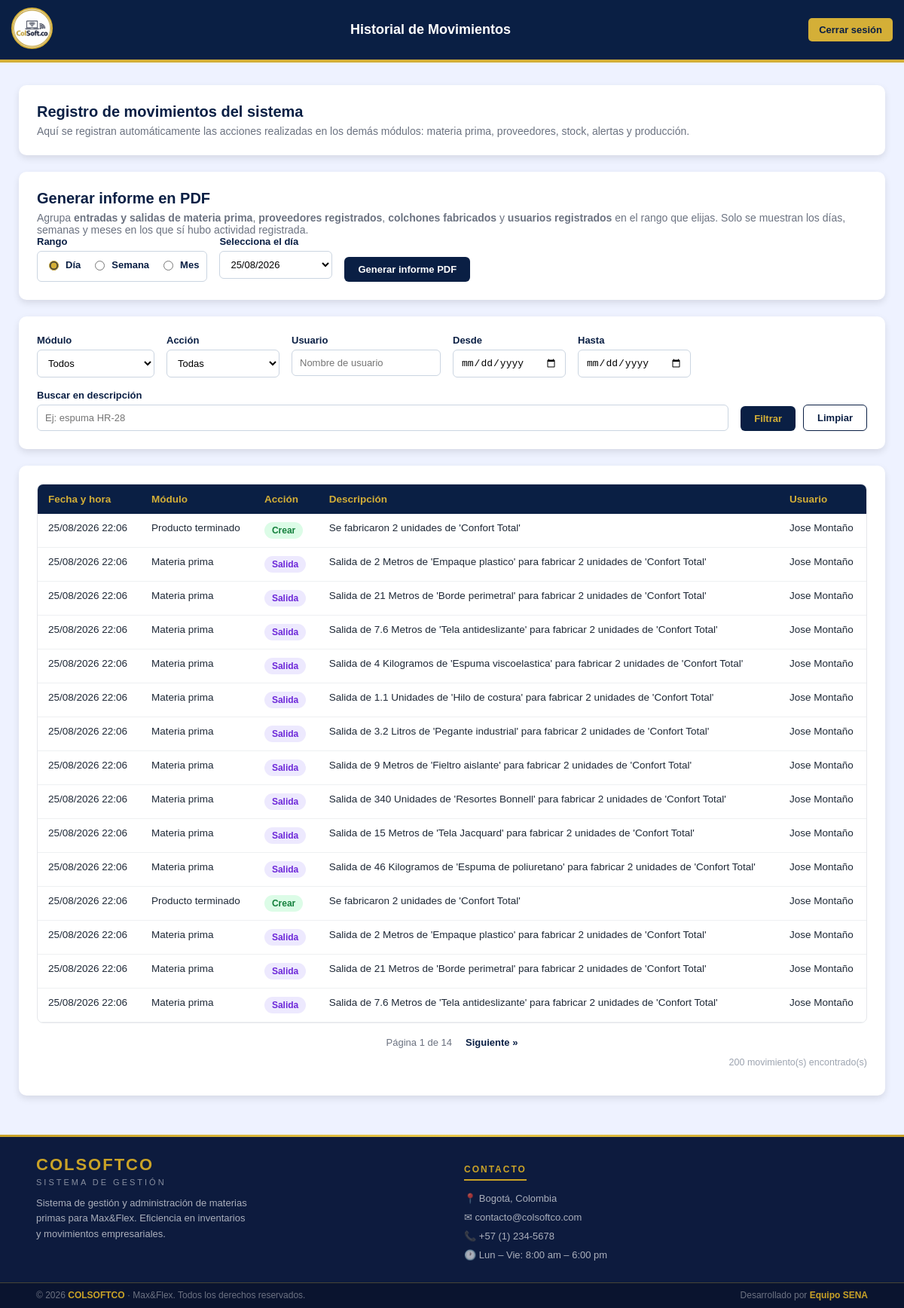
The app's page /view/historial_movimientos/historial.php (signed in), older data.
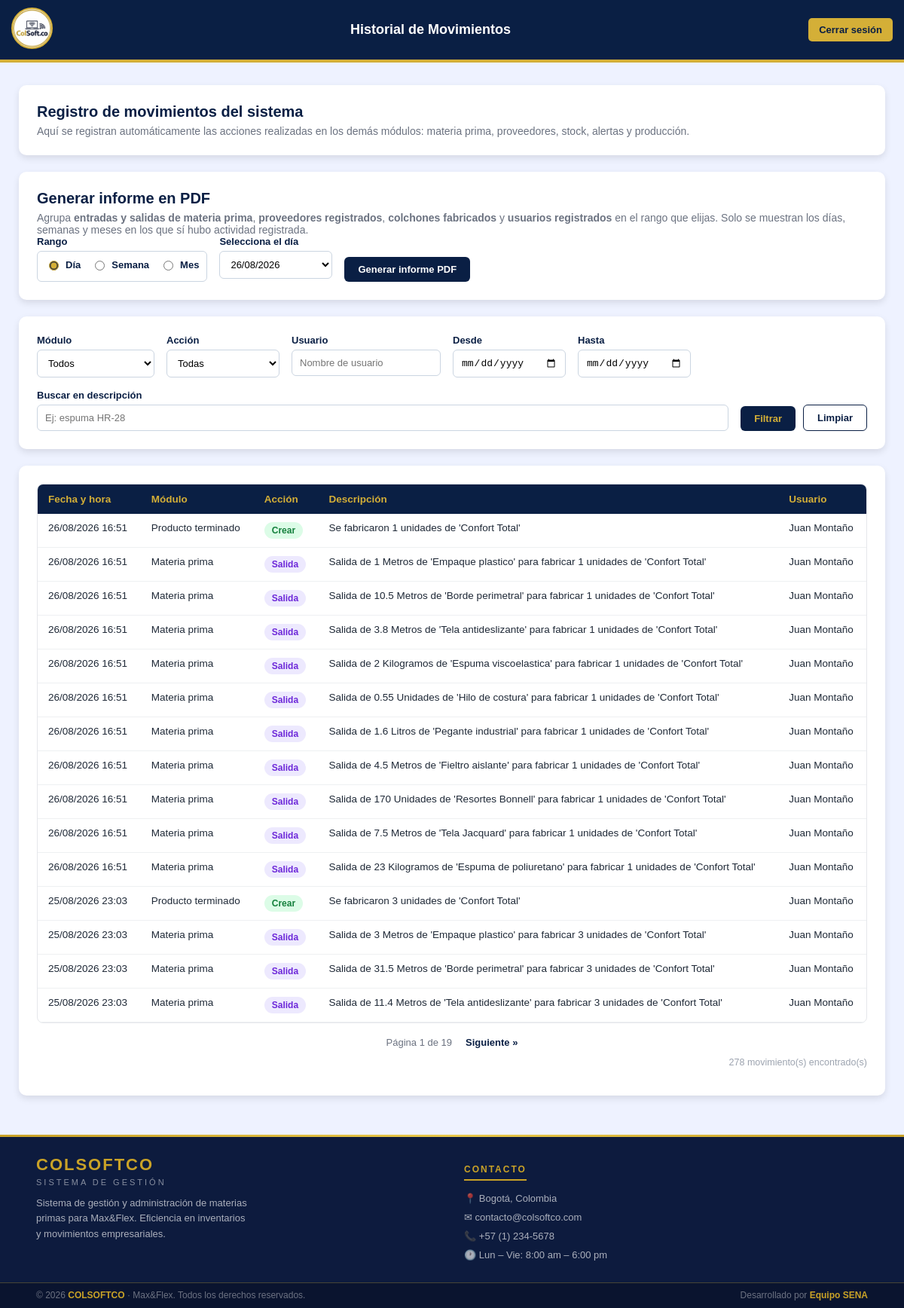
The same page, newer data.
### tables this page shows
CREATE TABLE `historial_movimientos` (
  `id` int(11) NOT NULL,
  `modulo` varchar(50) NOT NULL,
  `accion` varchar(50) NOT NULL,
  `id_registro` int(11) DEFAULT NULL,
  `descripcion` text NOT NULL,
  `datos_anteriores` longtext DEFAULT NULL CHECK (json_valid(`datos_anteriores`)),
  `datos_nuevos` longtext DEFAULT NULL CHECK (json_valid(`datos_nuevos`)),
  `usuario_id` int(11) DEFAULT NULL,
  `usuario_nombre` varchar(100) NOT NULL,
  `ip` varchar(45) DEFAULT NULL,
  `fecha_hora` datetime NOT NULL DEFAULT current_timestamp()
);

### app/HistorialMovimientos.php (called while the page is built, shortened)
<?php
require_once __DIR__ . '/../config/conexion.php';
class HistorialMovimientos
{
    private PDO $conn;
    public function __construct()
    {
        $this->conexionObj = new Conexion();
        $this->conn = $this->conexionObj->getConnection();
    }
    public function obtener(array $filtros = [], int $pagina = 1, int $porPagina = 20): array
    {
        [$where, $params] = $this->construirFiltros($filtros);
        $offset = max(0, ($pagina - 1) * $porPagina);
        $sql = "SELECT * FROM historial_movimientos
                {$where}
                ORDER BY fecha_hora DESC
                LIMIT :limite OFFSET :offset";
        $stmt = $this->conn->prepare($sql);
        $stmt->bindValue(':limite', $porPagina, PDO::PARAM_INT);
        $stmt->bindValue(':offset', $offset, PDO::PARAM_INT);
        $stmt->execute();
        return $stmt->fetchAll(PDO::FETCH_ASSOC);
    }
    public function contarRegistros(array $filtros = []): int
    {
        [$where, $params] = $this->construirFiltros($filtros);
        $sql = "SELECT COUNT(*) AS total FROM historial_movimientos {$where}";
        $stmt = $this->conn->prepare($sql);
        $stmt->execute();
        return (int) $stmt->fetch(PDO::FETCH_ASSOC)['total'];
    }
    public function obtenerFechasDisponibles(): array
    {
        $stmt = $this->conn->query(
            "SELECT DISTINCT DATE(fecha_hora) AS fecha
             FROM historial_movimientos
             ORDER BY fecha DESC"
        );
        return array_column($stmt->fetchAll(PDO::FETCH_ASSOC), 'fecha');
    }
    private function construirFiltros(array $filtros): array
    {
        $condiciones = [];
        $params = [];
        $where = count($condiciones) > 0 ? 'WHERE ' . implode(' AND ', $condiciones) : '';
        return [$where, $params];
    }
}

### config/conexion.php (called while the page is built, shortened)
<?php
  class Conexion
  {
    private string $Servidor = "localhost";
    private string $BaseDeDatos = "colsoftco";
    private string $Usuario = "root";
    private string $Password = "";
    public function getConnection(){
      $this->Conector = new PDO(
        "mysql:host=".$this->Servidor.";dbname=".$this->BaseDeDatos,
        $this->Usuario,
        $this->Password
      );
      $this->Conector->exec("set names utf8");
      return $this->Conector;
    }
  }

### view/historial_movimientos/historial.php (the view, shortened to what the changed rows need)
<?php
require_once __DIR__ . '/../../app/HistorialMovimientos.php';
require_once __DIR__ . '/../../config/conexion.php';
$historial = new HistorialMovimientos();
$filtros = [
    'modulo'       => $_GET['modulo'] ?? '',
    'accion'       => $_GET['accion'] ?? '',
    'usuario'      => $_GET['usuario'] ?? '',
    'fecha_inicio' => $_GET['fecha_inicio'] ?? '',
    'fecha_fin'    => $_GET['fecha_fin'] ?? '',
    'buscar'       => $_GET['buscar'] ?? '',
];
$porPagina = 15;
$pagina    = isset($_GET['pagina']) ? max(1, (int) $_GET['pagina']) : 1;
$totalRegistros = $historial->contarRegistros($filtros);
$totalPaginas   = max(1, (int) ceil($totalRegistros / $porPagina));
$movimientos    = $historial->obtener($filtros, $pagina, $porPagina);
$fechasHistorial = $historial->obtenerFechasDisponibles();
$conexionFechas = new Conexion();
$dbFechas = $conexionFechas->getConnection();
$fechasProduccion = $dbFechas->query(
    "SELECT DISTINCT DATE(fecha_fabricacion) AS fecha FROM historial_produccion"
)->fetchAll(PDO::FETCH_COLUMN);
$fechasDisponibles = array_unique(array_merge($fechasHistorial, $fechasProduccion));
rsort($fechasDisponibles);
function claseAccion(string $accion): string
{
    return match ($accion) {
        'crear'    => 'badge badge-crear',
        'editar'   => 'badge badge-editar',
        'eliminar' => 'badge badge-eliminar',
        'entrada'  => 'badge badge-entrada',
        'salida'   => 'badge badge-salida',
        default    => 'badge badge-default',
    };
}
function construirQuery(array $filtros, int $pagina): string
{
    $params = array_filter($filtros);
    $params['pagina'] = $pagina;
    return http_build_query($params);
}
?>
<!DOCTYPE html>
<html lang="es">
<head>
    <link rel="stylesheet" href="historial.css">
</head>
<body>
    <header>
        <div class="header-title">
            <h1>Historial de Movimientos</h1>
        </div>
    </header>
    <div class="page-body">
        <main class="content">
            <div class="tarjeta">
                <h2>Registro de movimientos del sistema</h2>
            </div>
            <div class="tarjeta">
                <h2>Generar informe en PDF</h2>
                <?php if (empty($fechasDisponibles)): ?>
                    <p class="subtitulo" style="color:#b91c1c; font-weight:700;">
                        Todavía no hay ningún movimiento registrado en el sistema, así que no
                        se puede generar un informe por ahora.
                    </p>
                <?php else: ?>
                <form id="formInforme" class="filtros" action="historial_informe_pdf.php" method="GET">
                    <div class="campo-filtro">
                        <label for="tipoDia">Rango</label>
                        <div class="grupo-rango">
                            <label class="opcion-rango">
                                <input type="radio" name="tipo" value="dia" id="tipoDia" checked>
                                Día
                            </label>
                            <label class="opcion-rango">
                                <input type="radio" name="tipo" value="semana">
                                Semana
                            </label>
                            <label class="opcion-rango">
                                <input type="radio" name="tipo" value="mes">
                                Mes
                            </label>
                        </div>
                    </div>
                    <div class="campo-filtro" data-para="dia">
                        <label for="fechaDia">Selecciona el día</label>
                        <select id="fechaDia" name="fecha_dia">
                            <?php foreach ($fechasDisponibles as $fecha): ?>
                                <option value="<?= htmlspecialchars($fecha) ?>">
                                    <?= date('d/m/Y', strtotime($fecha)) ?>
                                </option>
                            <?php endforeach; ?>
                        </select>
                    </div>
                    <div class="campo-filtro acciones-filtro">
                        <button type="submit" class="btn btn-informe" id="btnGenerarInforme">Generar informe PDF</button>
                    </div>
                </form>
                <?php endif; ?>
            </div>
            <div class="tarjeta">
                <div class="tabla-wrapper">
                    <table class="tabla-historial">
                        <thead>
                            <tr>
                                <th>Fecha y hora</th>
                                <th>Módulo</th>
                                <th>Acción</th>
                                <th>Descripción</th>
                                <th>Usuario</th>
                            </tr>
                        </thead>
                        <tbody>
                            <?php if (count($movimientos) === 0): ?>
                                <tr>
                                    <td colspan="5" class="sin-resultados">
                                        No se encontraron movimientos con los filtros seleccionados.
                                    </td>
                                </tr>
                            <?php else: ?>
                                <?php foreach ($movimientos as $mov): ?>
                                    <tr>
                                        <td><?= date('d/m/Y H:i', strtotime($mov['fecha_hora'])) ?></td>
                                        <td><?= htmlspecialchars(ucfirst(str_replace('_', ' ', $mov['modulo']))) ?></td>
                                        <td><span class="<?= claseAccion($mov['accion']) ?>"><?= htmlspecialchars(ucfirst($mov['accion'])) ?></span></td>
                                        <td><?= htmlspecialchars($mov['descripcion']) ?></td>
                                        <td><?= htmlspecialchars($mov['usuario_nombre']) ?></td>
                                    </tr>
                                <?php endforeach; ?>
                            <?php endif; ?>
                        </tbody>
                    </table>
                </div>
                <?php if ($totalPaginas > 1): ?>
                    <div class="paginacion">
                        <span class="pagina-actual">Página <?= $pagina ?> de <?= $totalPaginas ?></span>
                        <?php if ($pagina < $totalPaginas): ?>
                            <a href="?<?= construirQuery($filtros, $pagina + 1) ?>" class="pagina-link">Siguiente &raquo;</a>
                        <?php endif; ?>
                    </div>
                <?php endif; ?>
                <p class="total-resultados"><?= $totalRegistros ?> movimiento(s) encontrado(s)</p>
            </div>
        </main>
    </div>
</body>
</html>

Row changes from the older to the newer data that the page shows:
no longer on this page (row unchanged): historial_movimientos: fecha_hora "25/08/2026 22:06", modulo "Producto terminado", accion "Crear", descripcion "Se fabricaron 2 unidades de 'Confort Total'", usuario_nombre "Jose Montaño"
no longer on this page (row unchanged): historial_movimientos: fecha_hora "25/08/2026 22:06", modulo "Materia prima", accion "Salida", descripcion "Salida de 2 Metros de 'Empaque plastico' para fabricar 2 unidades de 'Confort Total'", usuario_nombre "Jose Montaño"
no longer on this page (row unchanged): historial_movimientos: fecha_hora "25/08/2026 22:06", modulo "Materia prima", accion "Salida", descripcion "Salida de 21 Metros de 'Borde perimetral' para fabricar 2 unidades de 'Confort Total'", usuario_nombre "Jose Montaño"
no longer on this page (row unchanged): historial_movimientos: fecha_hora "25/08/2026 22:06", modulo "Materia prima", accion "Salida", descripcion "Salida de 7.6 Metros de 'Tela antideslizante' para fabricar 2 unidades de 'Confort Total'", usuario_nombre "Jose Montaño"
no longer on this page (row unchanged): historial_movimientos: fecha_hora "25/08/2026 22:06", modulo "Materia prima", accion "Salida", descripcion "Salida de 4 Kilogramos de 'Espuma viscoelastica' para fabricar 2 unidades de 'Confort Total'", usuario_nombre "Jose Montaño"
no longer on this page (row unchanged): historial_movimientos: fecha_hora "25/08/2026 22:06", modulo "Materia prima", accion "Salida", descripcion "Salida de 1.1 Unidades de 'Hilo de costura' para fabricar 2 unidades de 'Confort Total'", usuario_nombre "Jose Montaño"
no longer on this page (row unchanged): historial_movimientos: fecha_hora "25/08/2026 22:06", modulo "Materia prima", accion "Salida", descripcion "Salida de 3.2 Litros de 'Pegante industrial' para fabricar 2 unidades de 'Confort Total'", usuario_nombre "Jose Montaño"
no longer on this page (row unchanged): historial_movimientos: fecha_hora "25/08/2026 22:06", modulo "Materia prima", accion "Salida", descripcion "Salida de 9 Metros de 'Fieltro aislante' para fabricar 2 unidades de 'Confort Total'", usuario_nombre "Jose Montaño"
no longer on this page (row unchanged): historial_movimientos: fecha_hora "25/08/2026 22:06", modulo "Materia prima", accion "Salida", descripcion "Salida de 340 Unidades de 'Resortes Bonnell' para fabricar 2 unidades de 'Confort Total'", usuario_nombre "Jose Montaño"
no longer on this page (row unchanged): historial_movimientos: fecha_hora "25/08/2026 22:06", modulo "Materia prima", accion "Salida", descripcion "Salida de 15 Metros de 'Tela Jacquard' para fabricar 2 unidades de 'Confort Total'", usuario_nombre "Jose Montaño"
no longer on this page (row unchanged): historial_movimientos: fecha_hora "25/08/2026 22:06", modulo "Materia prima", accion "Salida", descripcion "Salida de 46 Kilogramos de 'Espuma de poliuretano' para fabricar 2 unidades de 'Confort Total'", usuario_nombre "Jose Montaño"
no longer on this page (row unchanged): historial_movimientos: fecha_hora "25/08/2026 22:06", modulo "Producto terminado", accion "Crear", descripcion "Se fabricaron 2 unidades de 'Confort Total'", usuario_nombre "Jose Montaño"
no longer on this page (row unchanged): historial_movimientos: fecha_hora "25/08/2026 22:06", modulo "Materia prima", accion "Salida", descripcion "Salida de 2 Metros de 'Empaque plastico' para fabricar 2 unidades de 'Confort Total'", usuario_nombre "Jose Montaño"
no longer on this page (row unchanged): historial_movimientos: fecha_hora "25/08/2026 22:06", modulo "Materia prima", accion "Salida", descripcion "Salida de 21 Metros de 'Borde perimetral' para fabricar 2 unidades de 'Confort Total'", usuario_nombre "Jose Montaño"
no longer on this page (row unchanged): historial_movimientos: fecha_hora "25/08/2026 22:06", modulo "Materia prima", accion "Salida", descripcion "Salida de 7.6 Metros de 'Tela antideslizante' para fabricar 2 unidades de 'Confort Total'", usuario_nombre "Jose Montaño"
added historial_movimientos: fecha_hora "26/08/2026 16:51", modulo "Producto terminado", accion "Crear", descripcion "Se fabricaron 1 unidades de 'Confort Total'", usuario_nombre "Juan Montaño"
added historial_movimientos: fecha_hora "26/08/2026 16:51", modulo "Materia prima", accion "Salida", descripcion "Salida de 1 Metros de 'Empaque plastico' para fabricar 1 unidades de 'Confort Total'", usuario_nombre "Juan Montaño"
added historial_movimientos: fecha_hora "26/08/2026 16:51", modulo "Materia prima", accion "Salida", descripcion "Salida de 10.5 Metros de 'Borde perimetral' para fabricar 1 unidades de 'Confort Total'", usuario_nombre "Juan Montaño"
added historial_movimientos: fecha_hora "26/08/2026 16:51", modulo "Materia prima", accion "Salida", descripcion "Salida de 3.8 Metros de 'Tela antideslizante' para fabricar 1 unidades de 'Confort Total'", usuario_nombre "Juan Montaño"
added historial_movimientos: fecha_hora "26/08/2026 16:51", modulo "Materia prima", accion "Salida", descripcion "Salida de 2 Kilogramos de 'Espuma viscoelastica' para fabricar 1 unidades de 'Confort Total'", usuario_nombre "Juan Montaño"
added historial_movimientos: fecha_hora "26/08/2026 16:51", modulo "Materia prima", accion "Salida", descripcion "Salida de 0.55 Unidades de 'Hilo de costura' para fabricar 1 unidades de 'Confort Total'", usuario_nombre "Juan Montaño"
added historial_movimientos: fecha_hora "26/08/2026 16:51", modulo "Materia prima", accion "Salida", descripcion "Salida de 1.6 Litros de 'Pegante industrial' para fabricar 1 unidades de 'Confort Total'", usuario_nombre "Juan Montaño"
added historial_movimientos: fecha_hora "26/08/2026 16:51", modulo "Materia prima", accion "Salida", descripcion "Salida de 4.5 Metros de 'Fieltro aislante' para fabricar 1 unidades de 'Confort Total'", usuario_nombre "Juan Montaño"
added historial_movimientos: fecha_hora "26/08/2026 16:51", modulo "Materia prima", accion "Salida", descripcion "Salida de 170 Unidades de 'Resortes Bonnell' para fabricar 1 unidades de 'Confort Total'", usuario_nombre "Juan Montaño"
added historial_movimientos: fecha_hora "26/08/2026 16:51", modulo "Materia prima", accion "Salida", descripcion "Salida de 7.5 Metros de 'Tela Jacquard' para fabricar 1 unidades de 'Confort Total'", usuario_nombre "Juan Montaño"
added historial_movimientos: fecha_hora "26/08/2026 16:51", modulo "Materia prima", accion "Salida", descripcion "Salida de 23 Kilogramos de 'Espuma de poliuretano' para fabricar 1 unidades de 'Confort Total'", usuario_nombre "Juan Montaño"
added historial_movimientos: fecha_hora "25/08/2026 23:03", modulo "Producto terminado", accion "Crear", descripcion "Se fabricaron 3 unidades de 'Confort Total'", usuario_nombre "Juan Montaño"
added historial_movimientos: fecha_hora "25/08/2026 23:03", modulo "Materia prima", accion "Salida", descripcion "Salida de 3 Metros de 'Empaque plastico' para fabricar 3 unidades de 'Confort Total'", usuario_nombre "Juan Montaño"
added historial_movimientos: fecha_hora "25/08/2026 23:03", modulo "Materia prima", accion "Salida", descripcion "Salida de 31.5 Metros de 'Borde perimetral' para fabricar 3 unidades de 'Confort Total'", usuario_nombre "Juan Montaño"
added historial_movimientos: fecha_hora "25/08/2026 23:03", modulo "Materia prima", accion "Salida", descripcion "Salida de 11.4 Metros de 'Tela antideslizante' para fabricar 3 unidades de 'Confort Total'", usuario_nombre "Juan Montaño"
Text that changed along with them:
form field fecha_dia: "25/08/2026" → "26/08/2026"
$totalPaginas: "14" → "19"
$totalRegistros: "200" → "278"
